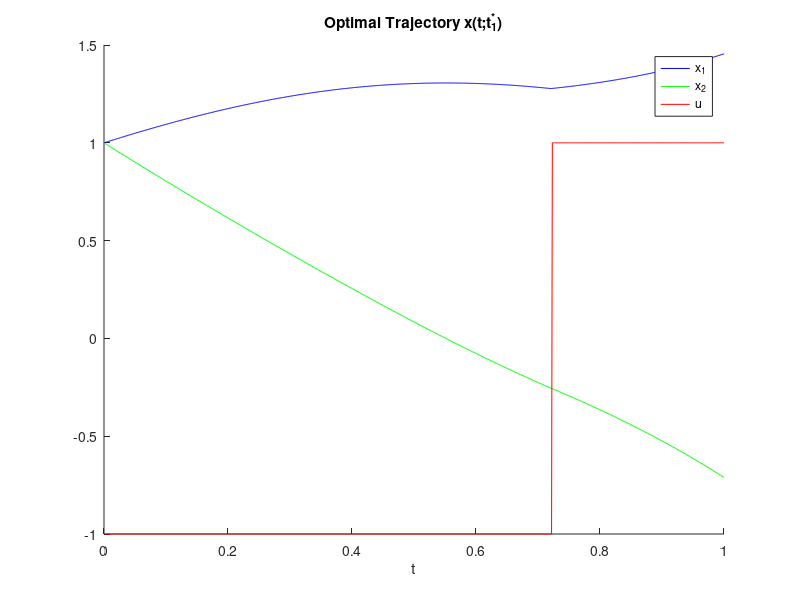

MATLAB code for this plot:
% Excercise 2.2 for Optimal Control of ODEs
% Author : Weipeng He
% All rights (c) 2013 resvered

TRES = 5e-3 %resolution of t
opt = odeset ("RelTol", 1e-4, "AbsTol", 1e-4, "InitialStep", 1e-3, "MaxStep", TRES);


% a)
gu = @(t1) (@(t) (t > t1) * 2 -1);
gf = @(t1) (@(t, x) [-x(1) * x(2) * gu(t1)(t); x(1) * x(2) + (x(1) + x(2)) * gu(t1)(t) - x(1) - x(2) - gu(t1)(t)]);

I = @(t1) sum(ode45(gf(t1), [0 1], [1 1], opt).y(end,:) .^ 2);

tt = (.1:0.1:.9)';
[m n] = size(tt);
II = zeros(m, n);
for i = 1:m
  II(i) = I(tt(i));
end

[tt II]

% b)
dI = @(t1) (I(t1 + TRES) - I(t1)) / TRES;

% c)
lt = 0.1; % Assume dI(lt) > 0
ut = 0.9; % Assume dI(ut) < 0

while ((ut - lt) > TRES)
  m = (ut + lt) / 2;
  if (dI(m) > 0)
    lt = m;
  else
    ut = m;
  end
end

fprintf("Root of I'(t1) is %.3f\n", m);
fprintf("max I(t1) = %.4f\n", I(m));

[tt xx] = ode45(gf(m), [0 1], [1 1], opt);
uu = arrayfun(gu(m), tt);

figure;
hold on;
plot(tt, xx(:, 1), "b;x_1;");
plot(tt, xx(:, 2), "g;x_2;");
plot(tt, uu, "r;u;");
title("Optimal Trajectory x(t;t_1^*)");
xlabel("t");

